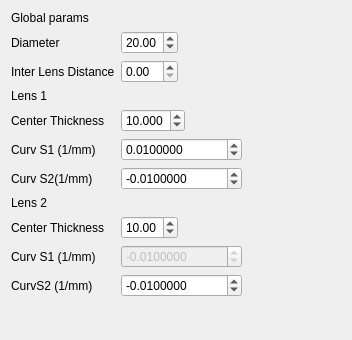
<?xml version="1.0" encoding="UTF-8"?>
<ui version="4.0">
 <class>Form</class>
 <widget class="QWidget" name="Form">
  <property name="geometry">
   <rect>
    <x>0</x>
    <y>0</y>
    <width>352</width>
    <height>340</height>
   </rect>
  </property>
  <property name="windowTitle">
   <string>Form</string>
  </property>
  <layout class="QVBoxLayout" name="verticalLayout">
   <item>
    <layout class="QFormLayout" name="formLayout">
     <property name="sizeConstraint">
      <enum>QLayout::SetMaximumSize</enum>
     </property>
     <property name="fieldGrowthPolicy">
      <enum>QFormLayout::ExpandingFieldsGrow</enum>
     </property>
     <item row="0" column="0">
      <widget class="QLabel" name="label_11">
       <property name="text">
        <string>Global params</string>
       </property>
      </widget>
     </item>
     <item row="1" column="0">
      <widget class="QLabel" name="label_2">
       <property name="text">
        <string>Diameter</string>
       </property>
      </widget>
     </item>
     <item row="1" column="1">
      <widget class="QDoubleSpinBox" name="D">
       <property name="value">
        <double>20.000000000000000</double>
       </property>
      </widget>
     </item>
     <item row="2" column="0">
      <widget class="QLabel" name="label_18">
       <property name="text">
        <string>Inter Lens Distance</string>
       </property>
      </widget>
     </item>
     <item row="2" column="1">
      <widget class="QDoubleSpinBox" name="ILD"/>
     </item>
     <item row="3" column="0">
      <widget class="QLabel" name="label_12">
       <property name="text">
        <string>Lens 1</string>
       </property>
      </widget>
     </item>
     <item row="4" column="0">
      <widget class="QLabel" name="label">
       <property name="text">
        <string>Center Thickness</string>
       </property>
      </widget>
     </item>
     <item row="4" column="1">
      <widget class="QDoubleSpinBox" name="CT1">
       <property name="decimals">
        <number>3</number>
       </property>
       <property name="value">
        <double>10.000000000000000</double>
       </property>
      </widget>
     </item>
     <item row="5" column="0">
      <widget class="QLabel" name="label_3">
       <property name="text">
        <string>Curv S1 (1/mm)</string>
       </property>
      </widget>
     </item>
     <item row="5" column="1">
      <widget class="QDoubleSpinBox" name="CS1_1">
       <property name="decimals">
        <number>7</number>
       </property>
       <property name="minimum">
        <double>-100000.000000000000000</double>
       </property>
       <property name="maximum">
        <double>100000.000000000000000</double>
       </property>
       <property name="value">
        <double>0.010000000000000</double>
       </property>
      </widget>
     </item>
     <item row="6" column="0">
      <widget class="QLabel" name="label_4">
       <property name="text">
        <string>Curv S2(1/mm)</string>
       </property>
      </widget>
     </item>
     <item row="6" column="1">
      <widget class="QDoubleSpinBox" name="CS2_1">
       <property name="decimals">
        <number>7</number>
       </property>
       <property name="minimum">
        <double>-100000.000000000000000</double>
       </property>
       <property name="maximum">
        <double>100000.000000000000000</double>
       </property>
       <property name="value">
        <double>-0.010000000000000</double>
       </property>
      </widget>
     </item>
     <item row="7" column="0">
      <widget class="QLabel" name="label_13">
       <property name="text">
        <string>Lens 2</string>
       </property>
      </widget>
     </item>
     <item row="8" column="0">
      <widget class="QLabel" name="label_14">
       <property name="text">
        <string>Center Thickness</string>
       </property>
      </widget>
     </item>
     <item row="8" column="1">
      <widget class="QDoubleSpinBox" name="CT2">
       <property name="decimals">
        <number>2</number>
       </property>
       <property name="value">
        <double>10.000000000000000</double>
       </property>
      </widget>
     </item>
     <item row="9" column="0">
      <widget class="QLabel" name="label_15">
       <property name="text">
        <string>Curv S1 (1/mm)</string>
       </property>
      </widget>
     </item>
     <item row="9" column="1">
      <widget class="QDoubleSpinBox" name="CS1_2">
       <property name="enabled">
        <bool>false</bool>
       </property>
       <property name="decimals">
        <number>7</number>
       </property>
       <property name="minimum">
        <double>-100000.000000000000000</double>
       </property>
       <property name="maximum">
        <double>100000.000000000000000</double>
       </property>
       <property name="value">
        <double>-0.010000000000000</double>
       </property>
      </widget>
     </item>
     <item row="10" column="0">
      <widget class="QLabel" name="label_16">
       <property name="text">
        <string>CurvS2 (1/mm)</string>
       </property>
      </widget>
     </item>
     <item row="10" column="1">
      <widget class="QDoubleSpinBox" name="CS2_2">
       <property name="decimals">
        <number>7</number>
       </property>
       <property name="minimum">
        <double>-100000.000000000000000</double>
       </property>
       <property name="maximum">
        <double>100000.000000000000000</double>
       </property>
       <property name="value">
        <double>-0.010000000000000</double>
       </property>
      </widget>
     </item>
    </layout>
   </item>
  </layout>
 </widget>
 <resources/>
 <connections/>
</ui>
